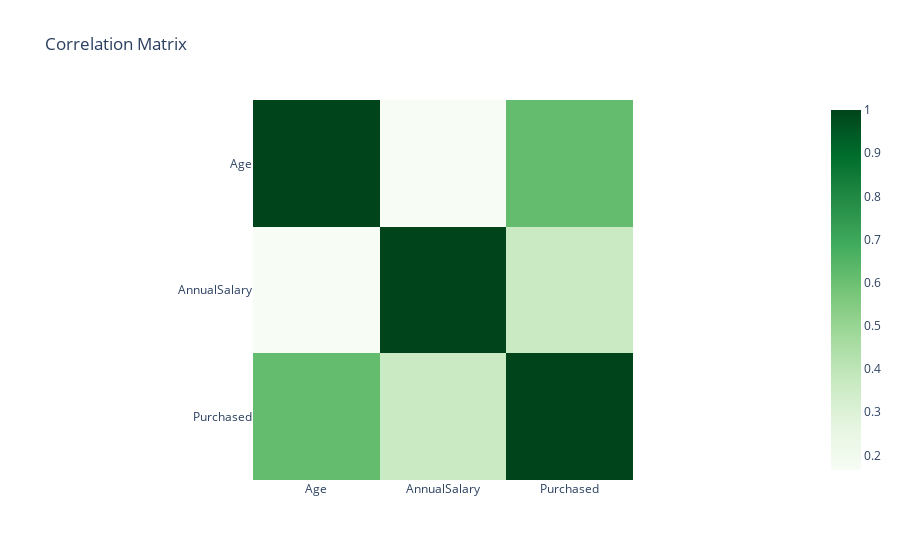

The cell this chart's notebook holds for it:
### Markdown cell above
# Data Visualization

### Code cell
fig = px.imshow(df.corr(numeric_only=True), color_continuous_scale= 'greens', title = "Correlation Matrix")
fig.show()

### Figure 1 — Plotly figure (JSON) as saved in the notebook; plotly's stock layout.template omitted (floating-point values rounded to 4 significant figures)
{"data": [{"coloraxis": "coloraxis", "hovertemplate": "x: %{x}<br>y: %{y}<br>color: %{z}<extra></extra>", "name": "0", "type": "heatmap", "x": ["Age", "AnnualSalary", "Purchased"], "xaxis": "x", "y": ["Age", "AnnualSalary", "Purchased"], "yaxis": "y", "z": [[1, 0.166, 0.616], [0.166, 1, 0.365], [0.616, 0.365, 1]]}], "layout": {"coloraxis": {"colorscale": [[0, "rgb(247,252,245)"], [0.125, "rgb(229,245,224)"], [0.25, "rgb(199,233,192)"], [0.375, "rgb(161,217,155)"], [0.5, "rgb(116,196,118)"], [0.625, "rgb(65,171,93)"], [0.75, "rgb(35,139,69)"], [0.875, "rgb(0,109,44)"], [1, "rgb(0,68,27)"]]}, "title": {"text": "Correlation Matrix"}, "xaxis": {"anchor": "y", "constrain": "domain", "domain": [0, 1], "scaleanchor": "y"}, "yaxis": {"anchor": "x", "autorange": "reversed", "constrain": "domain", "domain": [0, 1]}}}
